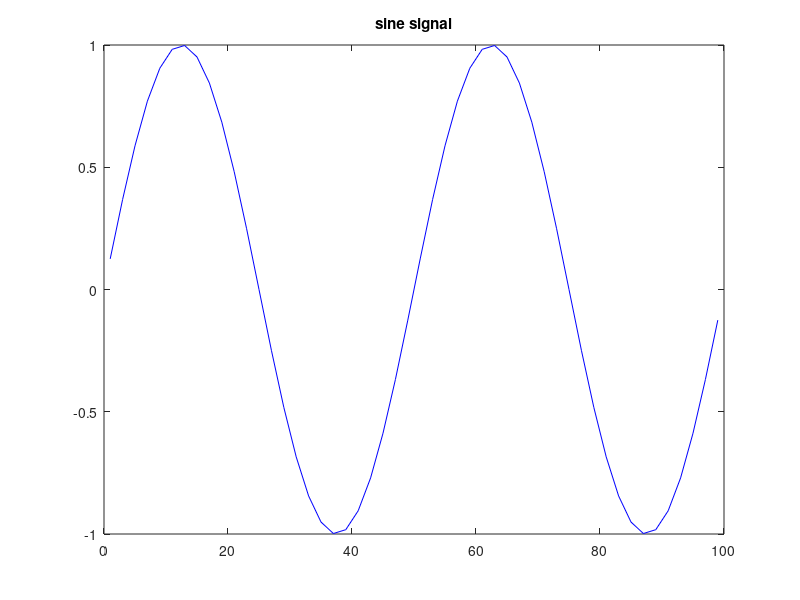

The MATLAB source for this figure: (Note: this script raises an error after producing the figure.)
%%%%%%%%%%%%%%%%%%%%%%%%%%%%%%%%%%%%%%%%%%%%%%%%%%%%%%%%
% Tutorial 10 (7 Nov 2017)
% MLP NN modeling on a synthetic data
%%%%%%%%%%%%%%%%%%%%%%%%%%%%%%%%%%%%%%%%%%%%%%%%%%%%%%%
% creating the input data
x=[1:2:100];
k=2*pi/50;
y=sin(k*x);

figure;
plot(x,y,'b-');
title('sine signal');

% generate training data w/ noise
load noise.mat;
noise1=noise(1,[1:2:100]);
factor=std(y)/std(noise1);

ydata=sin(k*x)+factor*noise1;

figure;
plot(x,ydata,'bo',x,y,'r-');
title('sine signal with noise');
legend('training data','sine signal');

%%%%%%%%%%%%%%%%%%%%%%%%%%%%%%%%%%%%%%%%%%%%%%%%%%%%%%%%%%%%%%%%
% Example 1 
% MLP NN model using 1 hidden layer with 10 neuronsc
% and Levenberg-Marquardt optimization 
% run N times using random sample for input data (bagging)
%%%%%%%%%%%%%%%%%%%%%%%%%%%%%%%%%%%%%%%%%%%%%%%%%%%%%%%%%%%%%%%%
if 1  % chnage to 0 if you don't want this example to run

N=30; % number of model runs
for kk=1:N
% pick 50 random points from x and ydata
index = randi(50,[1 50]);
xdata1=x(index);
ydata1=ydata(index);

% apply MLP NN model
cputime0 = cputime;
net = feedforwardnet(10,'trainlm');
%net=fitnet(10,'trainlm'); % this is equivalent command 
net.trainParam.epochs = 2000;
net.trainParam.show = 500;
net= train(net,xdata1,ydata1);
fprintf(1,'\n# cputime = %11.4g\n',cputime-cputime0); cputime0=cputime;

% simulate ouput for x
ymodel(kk,:) = net(x);
% find RMSE between this output and sine signal (y)
rmse(kk) = sqrt(mse(ymodel(kk,:)-y));
end

% calculate ensamble mean and RMSE
ymodel_mean=mean(ymodel);
rmse(kk+1) = sqrt(mse(ymodel_mean-y));

% plot RMSE
figure;
plot([1:N],rmse(1:N),'bo',[N+1],rmse(N+1),'ro');
xlabel('model run');
ylabel('RMSE');

% plot the simulations and ensemble mean
figure;
plot(x,ydata,'ko',x,ymodel,'k-');
hold on
plot(x,ymodel_mean,'b-',x,y,'r-');
xlabel('x');
ylabel('y');

end
%%%%%%%%%%%%%%%%%%%%%%%%%%%%%%%%%%%%%%%%%%%%%%%%%%%%%%%%%%%%%%%%
% Example 2 
% MLP NN model using 1 hidden layer with 1 to 12 neurons
% and Levenberg-Marquardt optimization 
% run N times using random sample for input data (bagging)
%%%%%%%%%%%%%%%%%%%%%%%%%%%%%%%%%%%%%%%%%%%%%%%%%%%%%%%%%%%%%%%%
if 0  % change 0 to 1 if you want this part to run

m_max=12;
N=20; % number of model runs

for kk=1:N
kk=kk
index = randi(50,[1 50]);
xdata1=x(index);
ydata1=ydata(index);

for m = 1:m_max  
net = feedforwardnet(m,'trainlm');
net.trainParam.epochs = 2000;
net.trainParam.show = 500;
net = train(net,xdata1,ydata1);
ymodeln(m,:) = net(x);
rmsen(m) = sqrt(mse(ymodeln(m,:)-y));

if kk==1
subplot(3,4,m);
plot(x,ymodeln(m,:),'b-');
title(['m2=',num2str(m)]);
end

end
% find m with minimum RMSE
[rmse(kk) ind(kk)]=min(rmsen);
ymodel(kk,:)=ymodeln(ind(kk),:);
clear rmsen
end

ymodel_mean=mean(ymodel);
rmse(kk+1) = sqrt(mse(ymodel_mean-y));

% plot RMSE
figure;
subplot(2,1,1);
plot([1:N],rmse(1:N),'bo',[N+1],rmse(N+1),'ro');
xlabel('model run');
ylabel('RMSE');
xlim([0 N+2]);

subplot(2,1,2);
plot([1:N],ind,'ko');
xlabel('model run');
ylabel('number of hidden neurons');
xlim([0 N+2]);

% plot the ensemble and ensemble mean
figure;
plot(x,ydata,'ro',x,ymodel,'k-');
hold on
plot(x,ymodel_mean,'b-',x,y,'r-');
end

%%%%%%%%%%%%%%%%%%%%%%%%%%%%%%%%%%%%%%%%%%%%%%%%%%%%%%%%%%%%%%%%
% Example 3 
% MLP BNN model using 1 hidden layer with 1 to 12 neurons
% run 10 times using random sample for input data (bagging)
%%%%%%%%%%%%%%%%%%%%%%%%%%%%%%%%%%%%%%%%%%%%%%%%%%%%%%%%%%%%%%%%
if 0 % change 0 to 1 if you want this part to run
% NOTE: this one runs for long

N=10;   % number of model runs 

m_max=12;

for kk=1:N
kk=kk
index = randi(50,[1 50]);
xdata1=x(index);
ydata1=ydata(index);

for m = 1:m_max  
net = feedforwardnet(m,'trainbr');
net.trainParam.epochs = 2000;
net.trainParam.show = 500;
net = train(net,xdata1,ydata1);
ymodeln(m,:) = net(x);
rmsen(m) = sqrt(mse(ymodeln(m,:)-y));

if kk==1
subplot(3,4,m);
plot(x,ymodeln(m,:),'b-');
title(['m2=',num2str(m)]);
end

end
% find m with minimum RMSE
[rmse(kk) ind(kk)]=min(rmsen);
ymodel(kk,:)=ymodeln(ind(kk),:);
clear rmsen
end

ymodel_mean=mean(ymodel);
rmse(kk+1) = sqrt(mse(ymodel_mean-y));

% plot RMSE
figure;
subplot(2,1,1);
plot([1:N],rmse(1:N),'bo',[N+1],rmse(N+1),'ro');
xlabel('model run');
ylabel('RMSE');
xlim([0 N+2]);

subplot(2,1,2);
plot([1:N],ind,'ko');
xlabel('model run');
ylabel('number of hidden neurons');
xlim([0 N+2]);

% plot the ensemble and ensemble mean
figure;
plot(x,ydata,'ro',x,ymodel,'k-');
hold on
plot(x,ymodel_mean,'b-',x,y,'r-');
end
